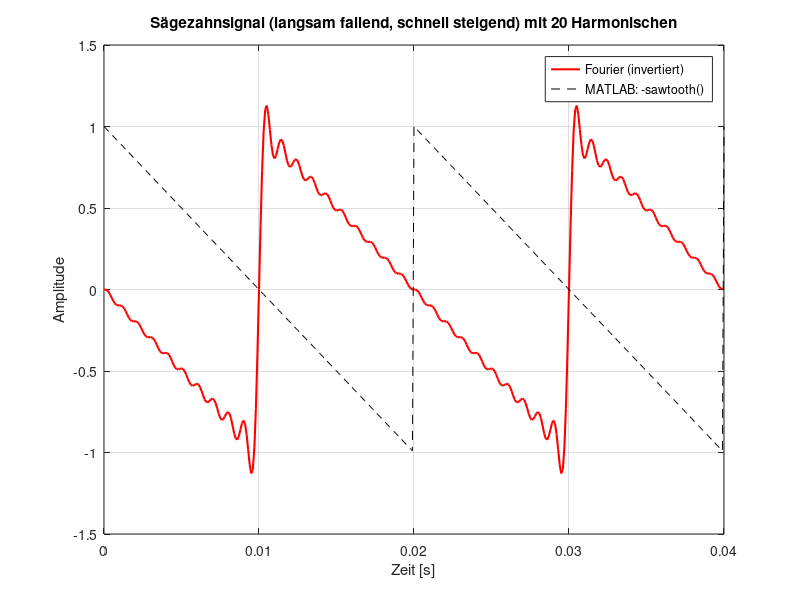

Write MATLAB code to recreate this figure.
% Invertierter Sägezahn (langsam fallend, schnell steigend)

clear; clc; close all;

A = 1;          % Amplitude
f0 = 50;        % Grundfrequenz
T = 1/f0;
Fs = 10000;     % Abtastfrequenz
t = 0:1/Fs:2*T;

N = 20; % Anzahl der Harmonischen

x = zeros(size(t));
for n = 1:N
    x = x + ((-1)^(n+1)) * (1/n) * sin(2*pi*n*f0*t);
end
x = -(2*A/pi) * x;  % Vorzeicheninvertiert

% Vergleich mit MATLAB-Sägezahn
x_saw_inv = -A * sawtooth(2*pi*f0*t); % langsam fallend, schnell steigend

% Plot
figure;
plot(t, x, 'r', 'LineWidth', 1.5); hold on;
plot(t, x_saw_inv, 'k--');
legend('Fourier (invertiert)', 'MATLAB: -sawtooth()');
title(['Sägezahnsignal (langsam fallend, schnell steigend) mit ', num2str(N), ' Harmonischen']);
xlabel('Zeit [s]');
ylabel('Amplitude');
xlim([0 2*T]);
grid on;
